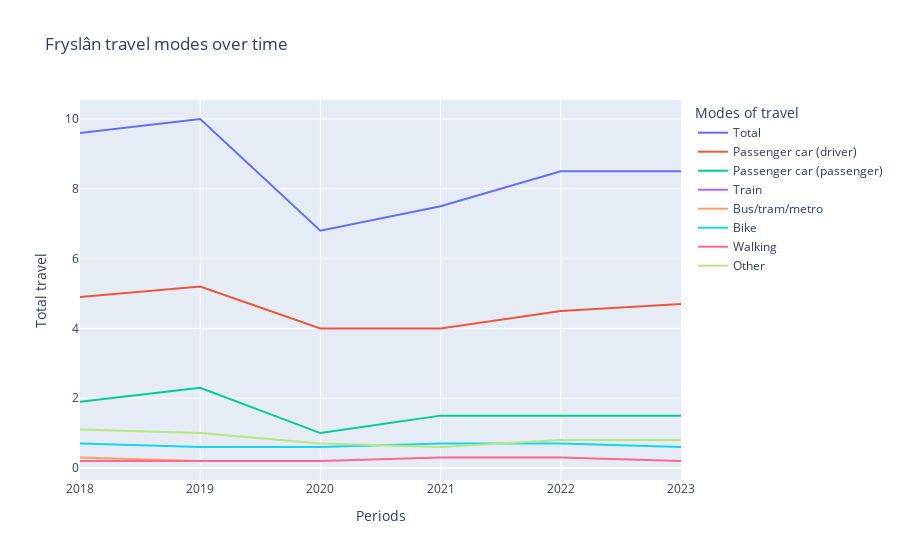

The cell this chart's notebook holds for it:
### Code cell
g2.show()

### Figure 1 — Plotly figure (JSON) as saved in the notebook; plotly's stock layout.template omitted (floating-point values rounded to 4 significant figures)
{"data": [{"hovertemplate": "Modes of travel=Total<br>Periods=%{x}<br>Total travel=%{y}<extra></extra>", "legendgroup": "Total", "line": {"color": "#636efa", "dash": "solid"}, "marker": {"symbol": "circle"}, "mode": "lines", "name": "Total", "orientation": "v", "showlegend": true, "type": "scatter", "x": [2018, 2019, 2020, 2021, 2022, 2023], "xaxis": "x", "y": [9.6, 10, 6.8, 7.5, 8.5, 8.5], "yaxis": "y"}, {"hovertemplate": "Modes of travel=Passenger car (driver)<br>Periods=%{x}<br>Total travel=%{y}<extra></extra>", "legendgroup": "Passenger car (driver)", "line": {"color": "#EF553B", "dash": "solid"}, "marker": {"symbol": "circle"}, "mode": "lines", "name": "Passenger car (driver)", "orientation": "v", "showlegend": true, "type": "scatter", "x": [2018, 2019, 2020, 2021, 2022, 2023], "xaxis": "x", "y": [4.9, 5.2, 4, 4, 4.5, 4.7], "yaxis": "y"}, {"hovertemplate": "Modes of travel=Passenger car (passenger)<br>Periods=%{x}<br>Total travel=%{y}<extra></extra>", "legendgroup": "Passenger car (passenger)", "line": {"color": "#00cc96", "dash": "solid"}, "marker": {"symbol": "circle"}, "mode": "lines", "name": "Passenger car (passenger)", "orientation": "v", "showlegend": true, "type": "scatter", "x": [2018, 2019, 2020, 2021, 2022, 2023], "xaxis": "x", "y": [1.9, 2.3, 1, 1.5, 1.5, 1.5], "yaxis": "y"}, {"hovertemplate": "Modes of travel=Train<br>Periods=%{x}<br>Total travel=%{y}<extra></extra>", "legendgroup": "Train", "line": {"color": "#ab63fa", "dash": "solid"}, "marker": {"symbol": "circle"}, "mode": "lines", "name": "Train", "orientation": "v", "showlegend": true, "type": "scatter", "x": [2018, 2019, 2020, 2021, 2022, 2023], "xaxis": "x", "y": [0.6, null, null, null, null, null], "yaxis": "y"}, {"hovertemplate": "Modes of travel=Bus/tram/metro<br>Periods=%{x}<br>Total travel=%{y}<extra></extra>", "legendgroup": "Bus/tram/metro", "line": {"color": "#FFA15A", "dash": "solid"}, "marker": {"symbol": "circle"}, "mode": "lines", "name": "Bus/tram/metro", "orientation": "v", "showlegend": true, "type": "scatter", "x": [2018, 2019, 2020, 2021, 2022, 2023], "xaxis": "x", "y": [0.3, 0.2, null, null, null, null], "yaxis": "y"}, {"hovertemplate": "Modes of travel=Bike<br>Periods=%{x}<br>Total travel=%{y}<extra></extra>", "legendgroup": "Bike", "line": {"color": "#19d3f3", "dash": "solid"}, "marker": {"symbol": "circle"}, "mode": "lines", "name": "Bike", "orientation": "v", "showlegend": true, "type": "scatter", "x": [2018, 2019, 2020, 2021, 2022, 2023], "xaxis": "x", "y": [0.7, 0.6, 0.6, 0.7, 0.7, 0.6], "yaxis": "y"}, {"hovertemplate": "Modes of travel=Walking<br>Periods=%{x}<br>Total travel=%{y}<extra></extra>", "legendgroup": "Walking", "line": {"color": "#FF6692", "dash": "solid"}, "marker": {"symbol": "circle"}, "mode": "lines", "name": "Walking", "orientation": "v", "showlegend": true, "type": "scatter", "x": [2018, 2019, 2020, 2021, 2022, 2023], "xaxis": "x", "y": [0.2, 0.2, 0.2, 0.3, 0.3, 0.2], "yaxis": "y"}, {"hovertemplate": "Modes of travel=Other<br>Periods=%{x}<br>Total travel=%{y}<extra></extra>", "legendgroup": "Other", "line": {"color": "#B6E880", "dash": "solid"}, "marker": {"symbol": "circle"}, "mode": "lines", "name": "Other", "orientation": "v", "showlegend": true, "type": "scatter", "x": [2018, 2019, 2020, 2021, 2022, 2023], "xaxis": "x", "y": [1.1, 1, 0.7, 0.6, 0.8, 0.8], "yaxis": "y"}], "layout": {"legend": {"title": {"text": "Modes of travel"}, "tracegroupgap": 0}, "title": {"text": "Fryslân travel modes over time"}, "xaxis": {"anchor": "y", "domain": [0, 1], "title": {"text": "Periods"}}, "yaxis": {"anchor": "x", "domain": [0, 1], "title": {"text": "Total travel"}}}}
